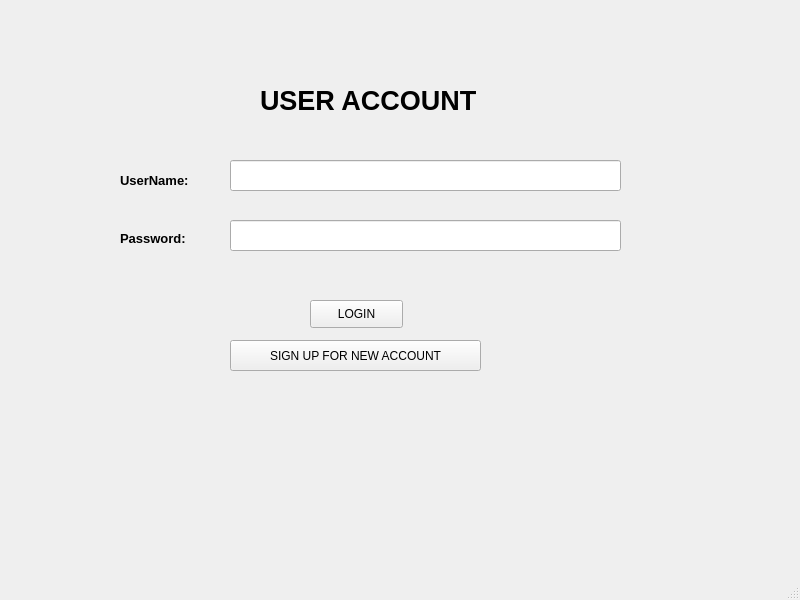
<?xml version="1.0" encoding="UTF-8"?>
<ui version="4.0">
 <class>MainWindow</class>
 <widget class="QMainWindow" name="MainWindow">
  <property name="geometry">
   <rect>
    <x>0</x>
    <y>0</y>
    <width>800</width>
    <height>600</height>
   </rect>
  </property>
  <property name="windowTitle">
   <string>MainWindow</string>
  </property>
  <widget class="QWidget" name="centralwidget">
   <widget class="QLabel" name="label">
    <property name="geometry">
     <rect>
      <x>260</x>
      <y>40</y>
      <width>361</width>
      <height>121</height>
     </rect>
    </property>
    <property name="font">
     <font>
      <pointsize>20</pointsize>
      <weight>75</weight>
      <bold>true</bold>
     </font>
    </property>
    <property name="text">
     <string>USER ACCOUNT</string>
    </property>
   </widget>
   <widget class="QLabel" name="label_2">
    <property name="geometry">
     <rect>
      <x>120</x>
      <y>170</y>
      <width>101</width>
      <height>21</height>
     </rect>
    </property>
    <property name="font">
     <font>
      <pointsize>10</pointsize>
      <weight>75</weight>
      <bold>true</bold>
     </font>
    </property>
    <property name="text">
     <string>UserName:</string>
    </property>
   </widget>
   <widget class="QLabel" name="label_3">
    <property name="geometry">
     <rect>
      <x>120</x>
      <y>230</y>
      <width>91</width>
      <height>16</height>
     </rect>
    </property>
    <property name="font">
     <font>
      <pointsize>10</pointsize>
      <weight>75</weight>
      <bold>true</bold>
     </font>
    </property>
    <property name="text">
     <string>Password:</string>
    </property>
   </widget>
   <widget class="QLineEdit" name="userName">
    <property name="geometry">
     <rect>
      <x>230</x>
      <y>160</y>
      <width>391</width>
      <height>31</height>
     </rect>
    </property>
   </widget>
   <widget class="QLineEdit" name="userPassword">
    <property name="geometry">
     <rect>
      <x>230</x>
      <y>220</y>
      <width>391</width>
      <height>31</height>
     </rect>
    </property>
   </widget>
   <widget class="QPushButton" name="loginButton">
    <property name="geometry">
     <rect>
      <x>310</x>
      <y>300</y>
      <width>93</width>
      <height>28</height>
     </rect>
    </property>
    <property name="text">
     <string>LOGIN</string>
    </property>
   </widget>
   <widget class="QPushButton" name="signUpButton">
    <property name="geometry">
     <rect>
      <x>230</x>
      <y>340</y>
      <width>251</width>
      <height>31</height>
     </rect>
    </property>
    <property name="font">
     <font>
      <pointsize>9</pointsize>
     </font>
    </property>
    <property name="text">
     <string>SIGN UP FOR NEW ACCOUNT</string>
    </property>
   </widget>
  </widget>
  <widget class="QMenuBar" name="menubar">
   <property name="geometry">
    <rect>
     <x>0</x>
     <y>0</y>
     <width>800</width>
     <height>26</height>
    </rect>
   </property>
  </widget>
  <widget class="QStatusBar" name="statusbar"/>
 </widget>
 <resources/>
 <connections/>
</ui>
